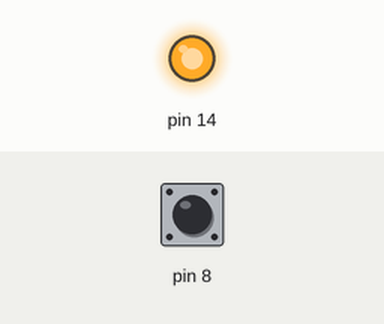
The sketch below on a simulated Arduino Uno, built with avr-gcc and run on an emulated ATmega328P. Shown: output pins drawn as LEDs (lit = HIGH). Inputs (shaded band) come from the test bench; at power-on: pin 8 HIGH.

Above: at 1.2 s.
1.3 s: pin 8 pulled LOW for 0.15 s
At 1.7 s:
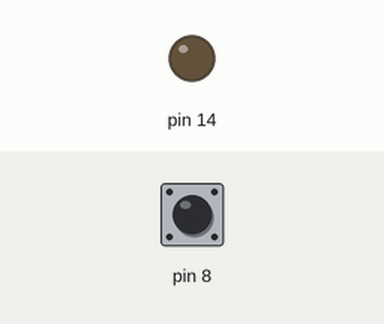
2.9 s: pin 8 pulled LOW for 1 s
At 4.2 s:
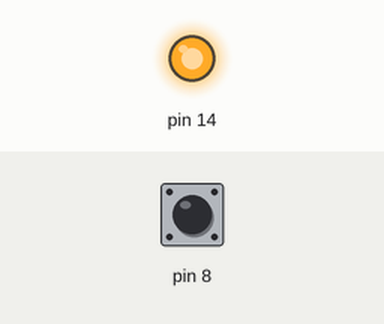
5.4 s: pin 8 pulled LOW for 3.2 s
At 6.1 s:
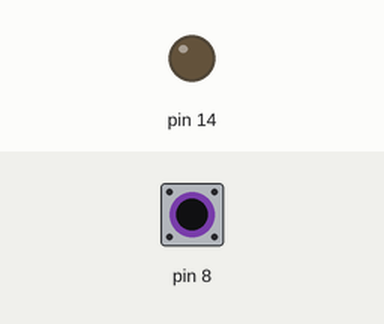
Timing chart, 0 to 8.4 s (numbered marks = the images above; inputs shaded):
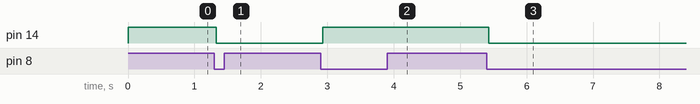

Measured:
- after the input at 1.3 s, pin 14: HIGH → LOW at once
- after the input at 2.9 s, pin 14: LOW → HIGH at once
- after the input at 5.4 s, pin 14: HIGH → LOW at once

The sketch:

3.ino
```cpp
char down = 'f';

void setup() {
  // put your setup code here, to run once:
  DDRB &= ~(1 << 0);

  // pull-down
  PORTB |= (1 << 0);

  DDRC |= (1 << 0);
  PORTC |= (1 << 0);

}

void loop() {
  // put your main code here, to run repeatedly:

  if(!(PINB & (1 << 0)))
  {
    delay(30);

    if(!(PINB & (1 << 0)))
    {
      if(down == 'f')
     {
      PORTC ^= (1 << 0);
      down = 't';
     }
    }
  }
  else
  {
    down = 'f';
  }

}
```
